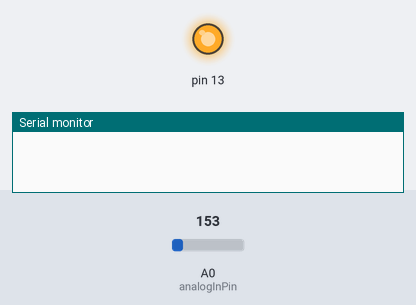
Recording of a sketch running on a simulated Arduino Uno, built with avr-gcc and run on an emulated ATmega328P. Parts: output pins drawn as LEDs (lit = HIGH), the last lines printed to the serial monitor. Inputs (shaded band) come from the test bench; at power-on: A0 (analogInPin) = 153.

Above: at 0.05 s.
At 2.5 s:
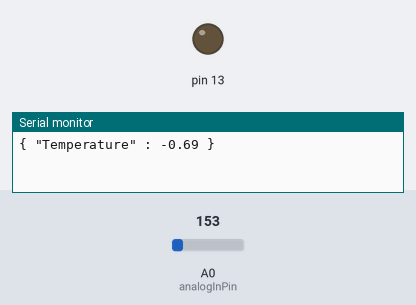
Timing chart, 0 to 6.5 s (numbered marks = the images above):
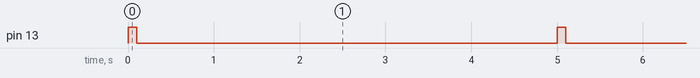

Measured:
- by itself, pin 13: alternates HIGH for 0.10 s and LOW for 4.9 s

The sketch:

xbee.ino
```cpp
const int analogInPin = A0;        // analog input for the TMP36

void setup(){
   pinMode(13, OUTPUT);
   Serial.begin(115200, SERIAL_8N1);
}

void loop(){                       // update registers every five seconds
  digitalWrite(13, HIGH);                           // LED briefly on
  delay(100);                                       // 100ms + processing
  int adcValue = analogRead(analogInPin);           // using a 10-bit ADC
  float curVoltage = adcValue * (3.3f/1024.0f);     // Vcc = 5.0V, 10-bit
  float tempC = 25.0 + ((curVoltage-0.75f)/0.01f);  // from datasheet
  float tempF = 32.0 + ((tempC * 9)/5);             // deg. C to F
  Serial.print("{ \"Temperature\" : ");             // Send as JSON message
  Serial.print(tempC);                              // The temperature
  Serial.println(" }");                             // close JSON message
  digitalWrite(13, LOW);                            // LED off
  delay(4900);                                      // delay 5 seconds total
}
```
